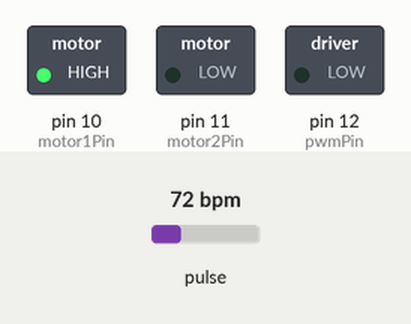
Bench run of a sketch on a simulated Arduino Uno, built with avr-gcc and run on an emulated ATmega328P. On the bench: switched loads named in the sketch (green lamp = pin HIGH). Dashed ring = blinking. The inputs (shaded band) are chosen by the test bench; at power-on: pulse 72 bpm. What the sketch prints to the serial monitor is not drawn.

Above: at 0.4 s.
Timing chart, 0 to 4.6 s (numbered marks = the images above):
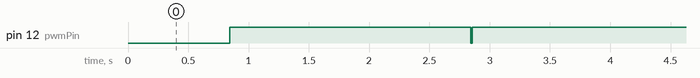

The sketch:

heartbeat_motor.ino
```cpp
#include <Wire.h>
#include "MAX30105.h"

#include "heartRate.h"
MAX30105 particleSensor;

const int switchPin = 9;    // switch input
const int motor1Pin = 10;    // Motor driver leg 1 (pin 3, AIN1)
const int motor2Pin = 11;    // Motor driver leg 2 (pin 4, AIN2)
const int pwmPin = 12;       // Motor driver PWM pin

const byte RATE_SIZE = 4; //Increase this for more averaging. 4 is good.
byte rates[RATE_SIZE]; //Array of heart rates
byte rateSpot = 0;
long lastBeat = 0; //Time at which the last beat occurred

float beatsPerMinute;
int beatAvg;

void setup() {
    // set the switch as an input:
    pinMode(switchPin, INPUT);

    // set all the other pins you're using as outputs:
    pinMode(motor1Pin, OUTPUT);
    pinMode(motor2Pin, OUTPUT);
    pinMode(pwmPin, OUTPUT);
    digitalWrite(motor1Pin, HIGH);  // set leg 1 of the motor driver high
    analogWrite(motor2Pin, LOW);
    // set PWM enable pin high so that motor can turn on:
    digitalWrite(pwmPin, LOW);


    //Heartbeat sensors
      Serial.begin(115200);
  Serial.println("Initializing...");

  // Initialize sensor
  if (!particleSensor.begin(Wire, I2C_SPEED_FAST)) //Use default I2C port, 400kHz speed
  {
    Serial.println("MAX30105 was not found. Please check wiring/power. ");
    while (1);
  }
  Serial.println("Place your index finger on the sensor with steady pressure.");

  particleSensor.setup(); //Configure sensor with default settings
  particleSensor.setPulseAmplitudeRed(0x0A); //Turn Red LED to low to indicate sensor is running
  particleSensor.setPulseAmplitudeGreen(0); //Turn off Green LED

  }

void loop() {

    // if the switch is high, motor will turn on one direction:
      long irValue = particleSensor.getIR();

  if (checkForBeat(irValue) == true)
  {
          //We sensed a beat!
    long delta = millis() - lastBeat;
    lastBeat = millis();

    beatsPerMinute = 60 / (delta / 1000.0);

    if (beatsPerMinute < 255 && beatsPerMinute > 20)
    {
      rates[rateSpot++] = (byte)beatsPerMinute; //Store this reading in the array
      rateSpot %= RATE_SIZE; //Wrap variable

      //Take average of readings
      beatAvg = 0;
      for (byte x = 0 ; x < RATE_SIZE ; x++)
        beatAvg += rates[x];
      beatAvg /= RATE_SIZE;
    }


      Serial.print("IR=");
      Serial.print(irValue);
      Serial.print(", BPM=");
      Serial.print(beatsPerMinute);
      Serial.print(", Avg BPM=");
      Serial.print(beatAvg);
      Serial.println();
      // generate caviar if I sensed a beat
      if (irValue > 50000) {
            Serial.println("high");
            digitalWrite(pwmPin, HIGH);
            delay(2000);
            digitalWrite(pwmPin, LOW);
      }
    }
  }
```

Measured:
- by itself, pin 12 (pwmPin): alternates HIGH for 2.0 s and LOW for 0.01 s
